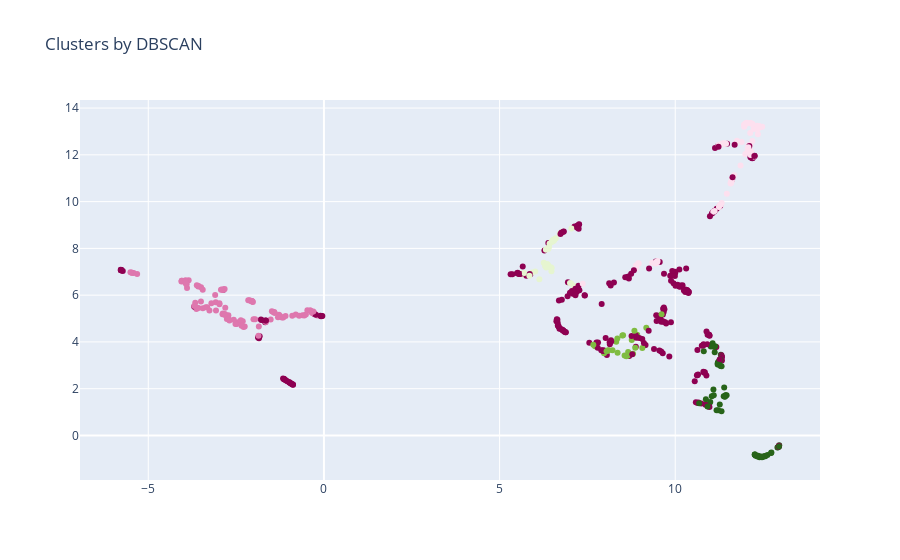

Notebook source saved alongside this figure:
### Markdown cell above
We have an interesting circular figure on the graph that

### Code cell
fig = go.Figure(data=go.Scatter(x=result['x'],
                                y=result['y'],
                                mode='markers',
                                marker_color = result['labels'],
                                text = result['labels'])) # hover text goes here
                                
fig.update_layout(title='Clusters by DBSCAN')
fig.show()

### Figure 1 — Plotly figure (JSON) as saved in the notebook; plotly's stock layout.template omitted (floating-point values rounded to 4 significant figures; data arrays with more than 128 entries replaced by an {"elided": "..."} marker saying what was removed)
{"data": [{"marker": {"color": {"elided": "562 int values"}}, "mode": "markers", "text": {"elided": "562 int values"}, "type": "scatter", "x": {"elided": "562 float values"}, "y": {"elided": "562 float values"}}], "layout": {"title": {"text": "Clusters by DBSCAN"}}}
